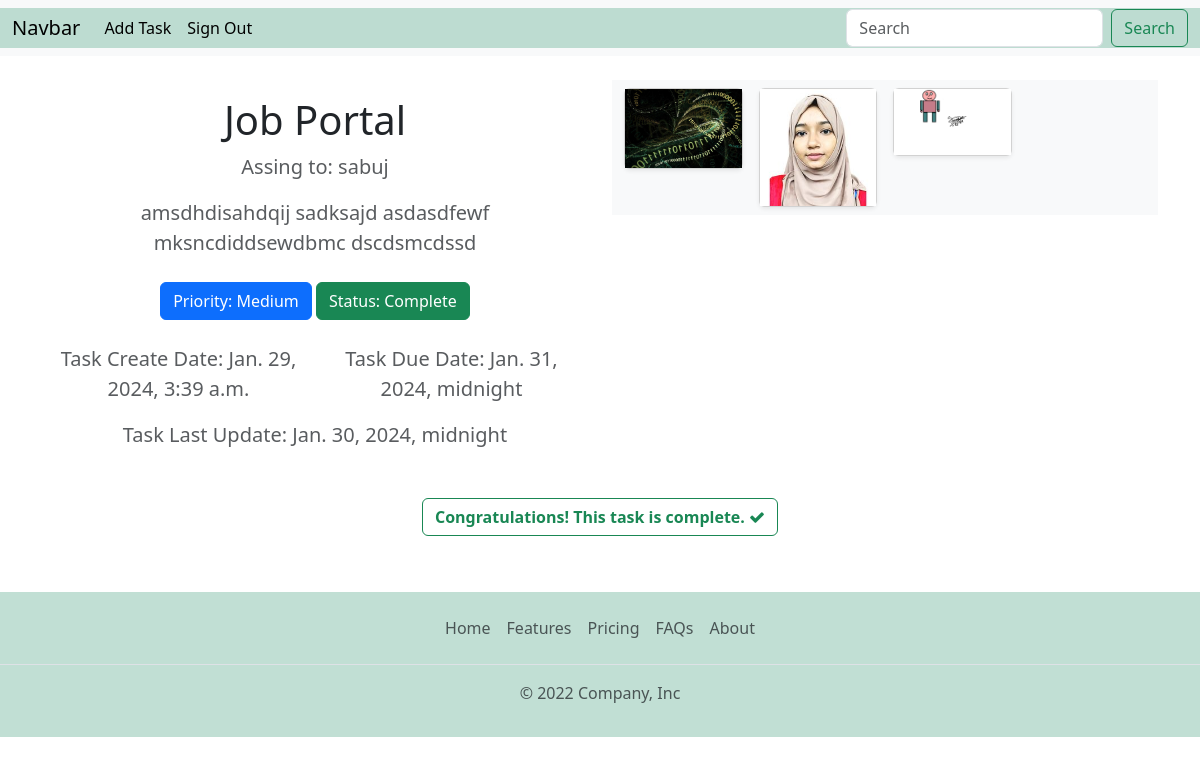
Screenshot of /task-view/3/ with the database file from the repository.
### task/models.py (models this page shows, shortened)
class Task(models.Model):
    PRIORITY = (('Low', 'Low'),('Medium', 'Medium'),('High', 'High'),)
    assigned_to = models.ForeignKey(CustomUser, on_delete=models.CASCADE, null=True, blank=True)
    title = models.CharField(max_length=300)
    description = models.TextField()
    due_date =models.DateTimeField()
    priority = models.CharField(choices=PRIORITY, default='Medium', max_length=20)
    is_complete = models.BooleanField(default=False)
    created_date = models.DateTimeField(auto_now_add=True, editable=False,blank=True,null=True)
    completed_date = models.DateTimeField(auto_now_add=True,editable=False,blank=True,null=True)
    updated_date = models.DateTimeField(auto_now=True)

class Task_Image(models.Model):
    task = models.ForeignKey(Task,on_delete=models.CASCADE,related_name='image',blank=True,null=True)
    image= models.ImageField(upload_to='Task-Image')

### authentication/models.py (models this page shows)
class CustomUser(AbstractUser):
    USER_TYPE = (
        ('Admin','Admin'),('User','User'),('Staff','Staff'),
    )
    GENDER=(
        ('Male','Male'), ('Female','Female'),
    )
    BLOOD_GROUP=(
        ('A+','A+'),('A-','A-'),('AB+','AB+'),('AB-','AB-'),('B+','B+'),('B-','B-'),('O+','O+'),('O-','O-'),
    )
    phone_number= models.CharField(max_length=15,null=True,blank=True)
    date_of_birth = models.DateField(blank =True, null=True)
    address= models.CharField(max_length=200, null=True, blank=True)
    user_type= models.CharField(choices=USER_TYPE,max_length=30, null=True, blank=True)
    gender= models.CharField(choices=GENDER,max_length=10, null=True, blank=True)
    blood_group= models.CharField(choices=BLOOD_GROUP,max_length=5, null=True, blank=True)
    bio= models.CharField(max_length=300, null=True, blank=True)
    image= models.ImageField(upload_to='profile_pic',null=True, blank=True)
    otp = models.CharField(max_length=6, blank=True, null=True)
    def __str__(self):
        return self.username

### task/views.py (the view)
# urls.py: path('task-view/<int:id>/',task_view,name="task_view"),
def task_view(request,id):
    task_view = Task.objects.get(id=id)
    image = Task_Image.objects.filter(task=task_view)
    if request.method == 'POST':
        image = request.FILES.get('image')
        if image:
            task_image = Task_Image.objects.create(image=image,task=task_view)
            task_image.save()
        return redirect(request.META['HTTP_REFERER'])
    return render(request,'task/task_view.html',{'task_view':task_view, 'image':image})

### templates/task/task_view.html (shortened to what this page needs)
{% extends './base.html' %}
{% load static %}
{% block body %}
<br>
<main>
    <div class="row">
        <div class="col-6">
            <section class="py-2 text-center container">
                <div class="row py-lg-2">
                    <div class="col-lg-12 col-md-8 mx-auto">
                        <h1 class="fw-light">{{task_view.title}}</h1>
                        <p class="lead text-muted"><b>Assing to: {{task_view.assigned_to}}</b></p>
                        <p class="lead text-muted">{{task_view.description}}</p>
                        <p>
                            <a class="btn btn-primary my-2">Priority: {{task_view.priority}} </a>
                            {% if task_view.is_complete %}
                            <a class="btn btn-success my-2">Status: Complete </a>
                            {% else %}
                            <a class="btn btn-secondary my-2">Status:  Incomplete </a>
                            {% endif %}
                        </p>
                        <div class="row">
                            <div class="col-6">
                                <p class="lead text-muted">Task Create Date: {{task_view.created_date}} </p>
                            </div>
                            <div class="col-6">
                                <p class="lead text-muted">Task Due Date: {{task_view.due_date}} </p>
                            </div>
                        </div>
                        <div class="row">
                            <div class="col-12">
                                <p class="lead text-muted">Task Last Update: {{task_view.updated_date}} </p>
                            </div>
                        </div>
                    </div>
                </div>
            </section>
        </div>
        <div class="col-6">
            <div class="album py-2 bg-light">
                <div class="container">
                    <div class="row row-cols-1 row-cols-sm-2 row-cols-md-4 g-3">
                        {% if image  %}
                        {% for image in image %}
                        <div class="col">
                            <div class="card shadow-sm">
                                <img src="{{image.image.url}}" alt="" width="100%">
                            </div>
                        </div>
                        {% endfor %}
                        {% else %}
                        <p>No photos for this task yet.</p>
                        {% endif %}
                    </div>
                </div>
            </div>
        </div>
    </div>
    <section class="text-center container">
        <div class="row py-lg-2">
            <div class="col-lg-12 col-md-8 mx-auto">
                <p>
                    {% if task_view.is_complete != True %}
                    {% if request.user.user_type == 'Admin' or request.user.user_type == 'Staff' %}
                    <a href="{% url 'edit_task' task_view.id %}" class="btn btn-primary my-2">Upadte Task</a>
                    {% if request.user.user_type == 'Admin' %}
                    <!-- <a href="{% url 'delete_task' task_view.id %}" class="btn btn-danger my-2">
                        Delete Task
                    </a> -->
                    <button  type="button" class="btn btn-danger" data-toggle="modal" data-target="#exampleModal">
                       Delete Task
                      </button>
                    {% endif %}
                    {% endif %}
                    <a href="{% url 'task_submition' task_view.id %}" class="btn btn-success my-2">
                        Task Complete
                    </a>
                    {% else %}
                    <a class="btn btn-outline-success my-2"><b>
                        Congratulations! This task is complete. </b><i class="fa fa-check"></i>
                    </a>
                    {% endif %}
                </p>
            </div>
        </div>
    </section>
</main>
{% endblock body %}

### rows the page displays
Task: title "Job Portal", assigned_to "sabuj", description "amsdhdisahdqij sadksajd asdasdfewf mksncdiddsewdbmc dscdsmcdssd", priority "Medium", created_date "Jan. 29, 2024, 3:39 a.m.", due_date "Jan. 31, 2024, midnight", updated_date "Jan. 30, 2024, midnight"
Task_Image: image (picture)
Task_Image: image (picture)
Task_Image: image (picture)
